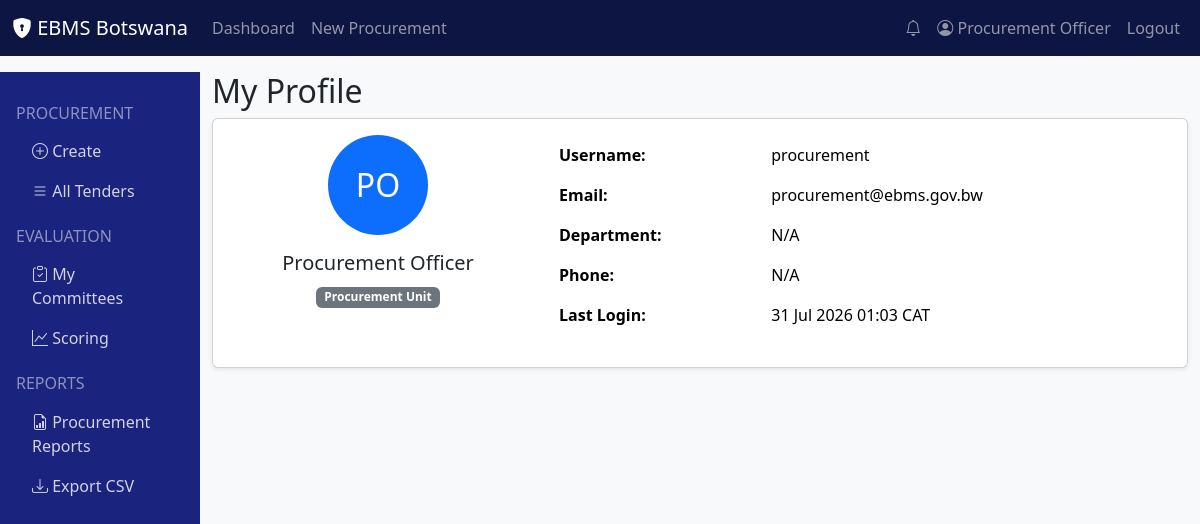
Screenshot of /profile (signed in) with the database file from the repository.
### models/user.py (models this page shows, shortened)
class User(UserMixin, db.Model):
    __tablename__ = 'users'
    id = db.Column(db.Integer, primary_key=True)
    username = db.Column(db.String(80), unique=True, nullable=False, index=True)
    email = db.Column(db.String(120), unique=True, nullable=False, index=True)
    password_hash = db.Column(db.String(256), nullable=False)
    first_name = db.Column(db.String(100), nullable=False)
    last_name = db.Column(db.String(100), nullable=False)
    phone = db.Column(db.String(20))
    department = db.Column(db.String(100))
    is_active = db.Column(db.Boolean, default=True)
    is_verified = db.Column(db.Boolean, default=False)
    mfa_enabled = db.Column(db.Boolean, default=False)
    mfa_secret = db.Column(db.String(100))
    last_login = db.Column(db.DateTime)
    last_ip = db.Column(db.String(45))
    failed_logins = db.Column(db.Integer, default=0)
    locked_until = db.Column(db.DateTime)
    created_at = db.Column(db.DateTime, default=lambda: datetime.now(pytz.timezone('Africa/Gaborone')))
    updated_at = db.Column(db.DateTime, default=lambda: datetime.now(pytz.timezone('Africa/Gaborone')),
                          onupdate=lambda: datetime.now(pytz.timezone('Africa/Gaborone')))
    role_id = db.Column(db.Integer, db.ForeignKey('roles.id'))
    role = db.relationship('Role', back_populates='users')
    procurements = db.relationship('Procurement', foreign_keys='Procurement.created_by',
                                   back_populates='created_by_user', lazy='dynamic')
    committee_memberships = db.relationship('CommitteeMember', back_populates='user', lazy='dynamic')
    audit_logs = db.relationship('AuditLog', back_populates='user', lazy='dynamic')
    notifications = db.relationship('Notification', back_populates='user', lazy='dynamic')
    def get_full_name(self):
        return f"{self.first_name} {self.last_name}"
    def has_role(self, role_name):
        return self.role and self.role.name == role_name

### models/role.py (models this page shows, shortened)
class Role(db.Model):
    __tablename__ = 'roles'
    id = db.Column(db.Integer, primary_key=True)
    name = db.Column(db.String(100), unique=True, nullable=False)
    description = db.Column(db.Text)
    is_system = db.Column(db.Boolean, default=False)
    created_at = db.Column(db.DateTime)
    users = db.relationship('User', back_populates='role', lazy='dynamic')
    permissions = db.relationship('Permission', secondary='role_permissions', back_populates='roles')

### routes/auth.py (the view)
@bp.route('/profile')
@login_required
def profile():
    return render_template('profile.html', user=current_user)

### app.py (called while the page is built)
@login_manager.user_loader
def load_user(user_id):
    from models.user import User
    return User.query.get(int(user_id))

### utils/date_validator.py (called while the page is built)
def format_botswana_time(value):
    if value is None:
        return ''
    if isinstance(value, str):
        try:
            value = datetime.fromisoformat(value)
        except:
            return value
    return value.strftime('%d %b %Y %H:%M') + ' CAT'

### templates/profile.html (shortened to what this page needs)
{% extends "base.html" %}
{% block content %}
<h2>My Profile</h2>
<div class="card shadow-sm">
    <div class="card-body">
        <div class="row">
            <div class="col-md-4 text-center">
                <div class="bg-primary text-white rounded-circle d-inline-flex align-items-center justify-content-center" style="width:100px;height:100px;font-size:2rem;">
                    {{ user.first_name[0] }}{{ user.last_name[0] }}
                </div>
                <h5 class="mt-3">{{ user.get_full_name() }}</h5>
                <span class="badge bg-secondary">{{ user.role.name if user.role else 'No Role' }}</span>
            </div>
            <div class="col-md-8">
                <table class="table table-borderless">
                    <tr><td><strong>Username:</strong></td><td>{{ user.username }}</td></tr>
                    <tr><td><strong>Email:</strong></td><td>{{ user.email }}</td></tr>
                    <tr><td><strong>Department:</strong></td><td>{{ user.department or 'N/A' }}</td></tr>
                    <tr><td><strong>Phone:</strong></td><td>{{ user.phone or 'N/A' }}</td></tr>
                    <tr><td><strong>Last Login:</strong></td><td>{{ user.last_login | botswana_time }}</td></tr>
                </table>
            </div>
        </div>
    </div>
</div>
{% endblock %}

### templates/base.html (shortened to what this page needs)
<!DOCTYPE html>
<html lang="en">
<head>
    <link href="https://cdn.jsdelivr.net/npm/bootstrap@5.3.2/dist/css/bootstrap.min.css" rel="stylesheet">
    <link rel="stylesheet" href="https://cdn.jsdelivr.net/npm/bootstrap-icons@1.11.1/font/bootstrap-icons.css">
</head>
<body class="bg-light">
    <nav class="navbar navbar-expand-lg navbar-dark" style="background: #0d1642;">
        <div class="container-fluid">
            <a class="navbar-brand" href="{{ url_for('dashboard.index') }}">
                <i class="bi bi-shield-lock-fill"></i> EBMS Botswana
            </a>
            <div class="collapse navbar-collapse">
                <ul class="navbar-nav me-auto">
                    {% if current_user.is_authenticated %}
                    <li class="nav-item"><a class="nav-link" href="{{ url_for('dashboard.index') }}">Dashboard</a></li>
                    <li class="nav-item"><a class="nav-link" href="{{ url_for('procurement.create') }}">New Procurement</a></li>
                    {% endif %}
                </ul>
                <ul class="navbar-nav">
                    {% if current_user.is_authenticated %}
                    <li class="nav-item"><a class="nav-link" href="{{ url_for('notifications.index') }}"><i class="bi bi-bell"></i></a></li>
                    <li class="nav-item"><a class="nav-link" href="{{ url_for('auth.profile') }}"><i class="bi bi-person-circle"></i> {{ current_user.get_full_name() }}</a></li>
                    <li class="nav-item"><a class="nav-link" href="{{ url_for('auth.logout') }}">Logout</a></li>
                    {% else %}
                    <li class="nav-item"><a class="nav-link" href="{{ url_for('auth.login') }}">Login</a></li>
                    <li class="nav-item"><a class="nav-link" href="{{ url_for('auth.register') }}">Register</a></li>
                    {% endif %}
                </ul>
            </div>
        </div>
    </nav>
    <div class="container-fluid mt-3">
        <div class="row">
            {% if current_user.is_authenticated %}
            <div class="col-md-2 d-none d-md-block sidebar p-3">
                {% if not current_user.has_role('Bidder') %}
                <h6 class="text-white-50 text-uppercase mt-3">Procurement</h6>
                <nav class="nav flex-column">
                    <a class="nav-link" href="{{ url_for('procurement.create') }}"><i class="bi bi-plus-circle"></i> Create</a>
                    <a class="nav-link" href="{{ url_for('procurement.list_tenders') }}"><i class="bi bi-list"></i> All Tenders</a>
                </nav>
                <h6 class="text-white-50 text-uppercase mt-3">Evaluation</h6>
                <nav class="nav flex-column">
                    <a class="nav-link" href="#"><i class="bi bi-clipboard-check"></i> My Committees</a>
                    <a class="nav-link" href="#"><i class="bi bi-graph-up"></i> Scoring</a>
                </nav>
                {% endif %}
                {% if current_user.role and current_user.role.name in ['Procurement Unit', 'Procurement Oversight Unit', 'Accounting Officer', 'System Administrator'] %}
                <h6 class="text-white-50 text-uppercase mt-3">Reports</h6>
                <nav class="nav flex-column">
                    <a class="nav-link" href="{{ url_for('procurement.list_tenders') }}"><i class="bi bi-file-earmark-bar-graph"></i> Procurement Reports</a>
                    <a class="nav-link" href="{{ url_for('reports.export_csv') }}"><i class="bi bi-download"></i> Export CSV</a>
                </nav>
                {% endif %}
            </div>
            <div class="col-md-10">
            {% else %}
            <div class="col-12">
            {% endif %}
                {% block content %}{% endblock %}
            </div>
        </div>
    </div>
</body>
</html>

### templates/base.html (style rules this page uses)
.sidebar { min-height: 100vh; background: #1a237e; }
.sidebar .nav-link { color: rgba(255,255,255,0.8); }

### rows the page displays
User: get_full_name "Procurement Officer", first_name "P", last_name "O", username "procurement", email "procurement@ebms.gov.bw", department "N/A", phone "N/A", last_login|botswana_time "31 Jul 2026 01:03 CAT"
Role: role "Procurement Unit"
